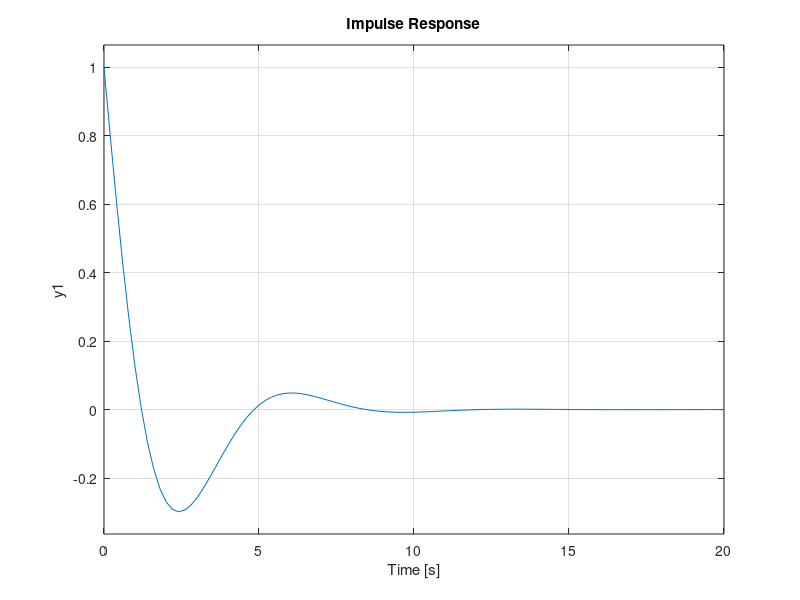
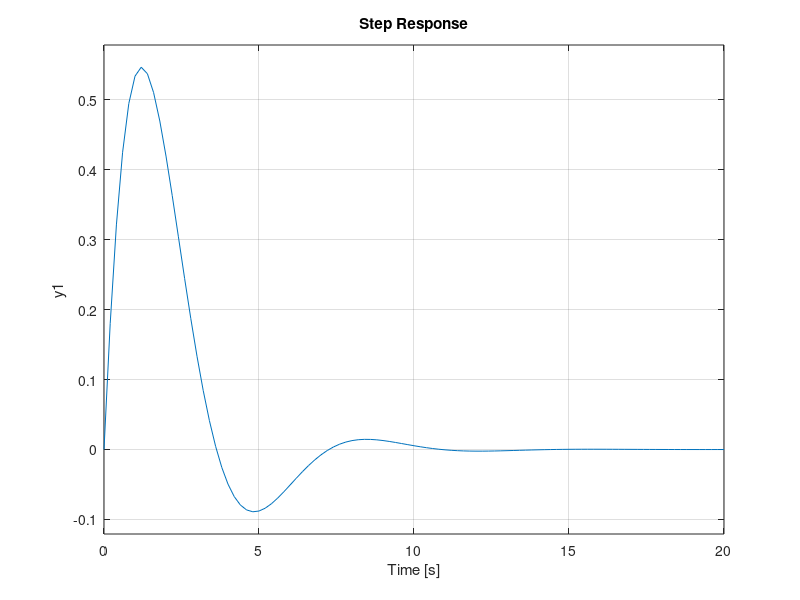

Here is the MATLAB script that generated these plots, in order:
%%%%%%%%%%%%%%%%%%%%%%%%%%%%%%%%%%%%%%%%%%%%%%%%%%%%%%%%%%%%%%%%%%%
%%
%% 0 - Boas práticas

clear all;
clc;
close all;

%%% Pacotes  necessários

pkg load signal;                         % laplace
pkg load control ;                       % Somente para os que usam 
                                         % Octave
%%%%%%%%%%%%%%%%%%%%%%%%%%%%%%%%%%%%%%%%%%%%%%%%%%%%%%%%%%%%%%%%%%%
%%
%% 1 - sistema a ser estudado - no tempo
%%
%% vg(t) = L di(t)/dt + 1/C int[i(t)dt] + R i(t)

%%% Caso 1: R = 1, L = 1 e C = 1 --> vg(t) = delta(t)

N   = [1 0];        % numerador
D   = [1 1 1];      % denominador

Gs  = tf(N,D)       % ganho do sistema

% Transfer function 'Gs' from input 'u1' to output ...
%           s
% y1:  -----------
%      s^2 + s + 1
% Continuous-time model.

%%% Determinar a saida

Isi   = Gs*1;        % determino a saídaspect

%%% Visualizando o i(t)

figure(1)

impulse(Gs);        % é anti transformada de Lapace 

%%% Conclusões

% sistema oscilatório amortecido com convergência em torno de 10 segundos

%%% Caso 2 - igual ao caso 1 com entrada vg(t) = u(t) ... degrau unitário

%%% Determinar a saida

VG   = tf(1,[1 0]); % criar o degrau unitário

Isd   = Gs*VG;        % determino a saídaspect

%%% Visualizando o i(t)

figure(2)

step(Gs);        % é anti transformada de Lapace 

%%% relação entre as saídas

%%% Isi = s * Isd - a resposta impulsiva é a derivada da resposta ao degrau

  
